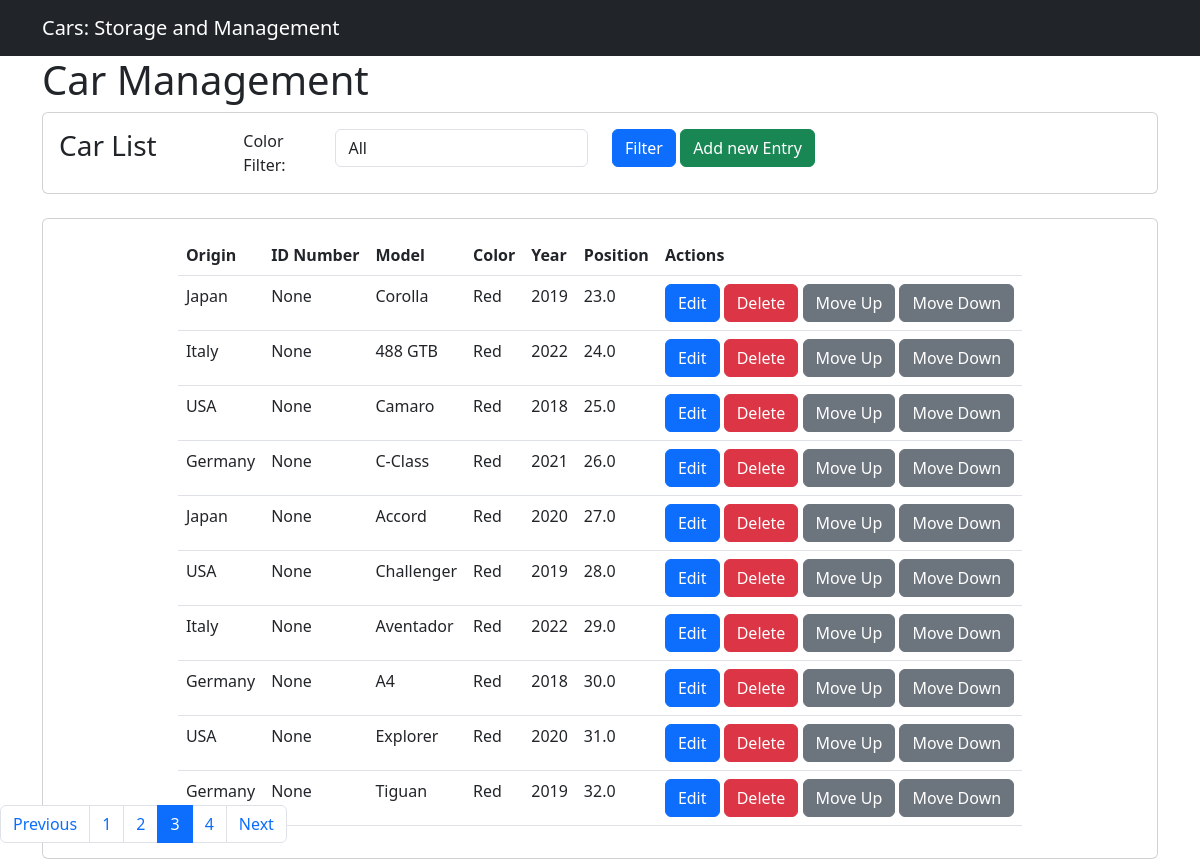
/?color=&page=3, run on the app's committed database.
### car_app/models.py (models this page shows, shortened)
class Car(models.Model):
    origin = models.CharField(max_length=50)
    brand = models.CharField(max_length=50,choices=Brands,default=None)
    model = models.CharField(max_length=50)
    year = models.CharField(max_length=4)
    color = models.CharField(max_length=50,choices=Colors,default=None)
    position=models.FloatField(max_length=50,default=0)
    class Meta:
        ordering = ['position','id']

### car_app/views.py (the view)
# urls.py: path('', views.car_list, name='car_list'),
def car_list(request):
    cars = Car.objects.all()
    colors = Car.objects.order_by().values_list('color', flat=True).distinct()
    selected_color = request.GET.get('color','')
    if selected_color:
        cars = cars.filter(color=selected_color)
    cars = cars.order_by('position', 'id')
    paginator = Paginator(cars, 10)
    page_number = request.GET.get('page')
    cars = paginator.get_page(page_number)
    return render(request, 'car_list.html', {'cars': cars, 'colors': colors, 'selected_color': selected_color})

### car_app/templates/car_list.html (shortened to what this page needs)
{% extends 'base.html' %}
{% block content %}
    <div class="container">
        <h1>Car Management</h1>
        <div class="card" style="width:100%; position:relative; z-index:1;">
            <div class="card-body">
                <form method="get">
                    <div class="row">
                        <div class="col-md-2">
                         <h3 class="card-title">Car List</h3>
                        </div>
                        <div class="col-md-1">
                            <a style="padding-top:2px;">Color Filter:</a>
                           </div>
                        <div class="col-md-3">
                            <select id="color-select" name="color" class="form-control">
                                <option value="">All</option>
                            </select>
                        </div>
                        <div class="col-md-6">
                            <button type="submit" class="btn btn-primary">Filter</button>
                            <button type="button" onclick="window.location.href='{% url 'car_new'%}'" class="btn btn-success">Add new Entry</button>
                        </div>
                      </div>
                </form>
            </div>
        </div>
        <br>
        <div class="card d-flex align-items-center justify-content-center "style="overflow:auto;">
            <div class="card-body">
                <table class="table" id="car_table">
                    <thead >
                        <tr>
                            <th>Origin</th>
                            <th>ID Number</th>
                            <th>Model</th>
                            <th>Color</th>
                            <th>Year</th>
                            <th>Position</th>
                            <th>Actions</th>
                        </tr>
                    </thead>
                    <tbody>
                        {% for car in cars %}
                        <tr data-item-id="{{car.pk}}">
                            <td>{{ car.origin }}</td>
                            <td>{{ car.pk }}</td>
                            <td>{{ car.model }}</td>
                            <td>{{ car.color }}</td>
                            <td>{{ car.year }}</td>
                            <td>{{ car.position }}</td>
                            <td>
                                <a
                                     id="{{car.pk}}"
                                     href='{% url 'car_edit' pk=car.pk %}'
                                     class="btn btn-primary"
                                     data-toggle="modal"
                                     data-target="#carModal">Edit</a>
                                <a href=href='{% url 'car_delete' pk=car.pk %}'
                                    class="btn btn-danger">Delete</a>
                                <a
                                    class="move-up btn btn-secondary"  data-item-id="{{ car.pk }}">Move Up</a>
                                <a  onclick="location.reload();"
                                    class="move-down btn btn-secondary" data-item-id="{{ car.pk }}">Move Down</a>
                            </td>
                        </tr>
                        {% endfor %}
                    </tbody>
                </table>
            </div>
        </div>
                <nav aria-label="Car list navigation fixed" class="fixed-bottom">
                    <ul class="pagination">
                        {% if cars.has_previous %}
                            <li class="page-item"><a class="page-link" href="?color={{ selected_color }}&page={{ cars.previous_page_number }}">Previous</a></li>
                        {% else %}
                            <li class="page-item disabled"><span class="page-link">Previous</span></li>
                        {% endif %}
                        {% for page in cars.paginator.page_range %}
                            {% if page == cars.number %}
                                <li id="current-page" class="page-item active"><span class="page-link">{{ page }}</span></li>
                            {% else %}
                                <li class="page-item"><a class="page-link" href="?color={{ selected_color }}&page={{ page }}">{{ page }}</a></li>
                            {% endif %}
                        {% endfor %}
                        {% if cars.has_next %}
                            <li class="page-item"><a class="page-link" href="?color={{ selected_color }}&page={{ cars.next_page_number }}">Next</a></li>
                        {% else %}
                            <li class="page-item disabled"><span class="page-link">Next</span></li>
                        {% endif %}
                    </ul>
                </nav>
    </div>
  {% endblock %}

### data on the page
Car: origin "Italy", pk "None", model "488 GTB", color "Red", year "2022", position "24.0"
Car: origin "USA", pk "None", model "Camaro", color "Red", year "2018", position "25.0"
Car: origin "Germany", pk "None", model "C-Class", color "Red", year "2021", position "26.0"
Car: origin "Japan", pk "None", model "Accord", color "Red", year "2020", position "27.0"
Car: origin "Italy", pk "None", model "Aventador", color "Red", year "2022", position "29.0"
Car: origin "Germany", pk "None", model "A4", color "Red", year "2018", position "30.0"
Car: origin "USA", pk "None", model "Explorer", color "Red", year "2020", position "31.0"
Car: origin "Germany", pk "None", model "Tiguan", color "Red", year "2019", position "32.0"

### other printed values
{{ car.origin }} "Japan" "USA"
{{ car.pk }} "None" "None"
{{ car.model }} "Corolla" "Challenger"
{{ car.color }} "Red" "Red"
{{ car.year }} "2019" "2019"
{{ car.position }} "23.0" "28.0"
{{ page }} "1" "2" "4"
{{ page }} "3"
